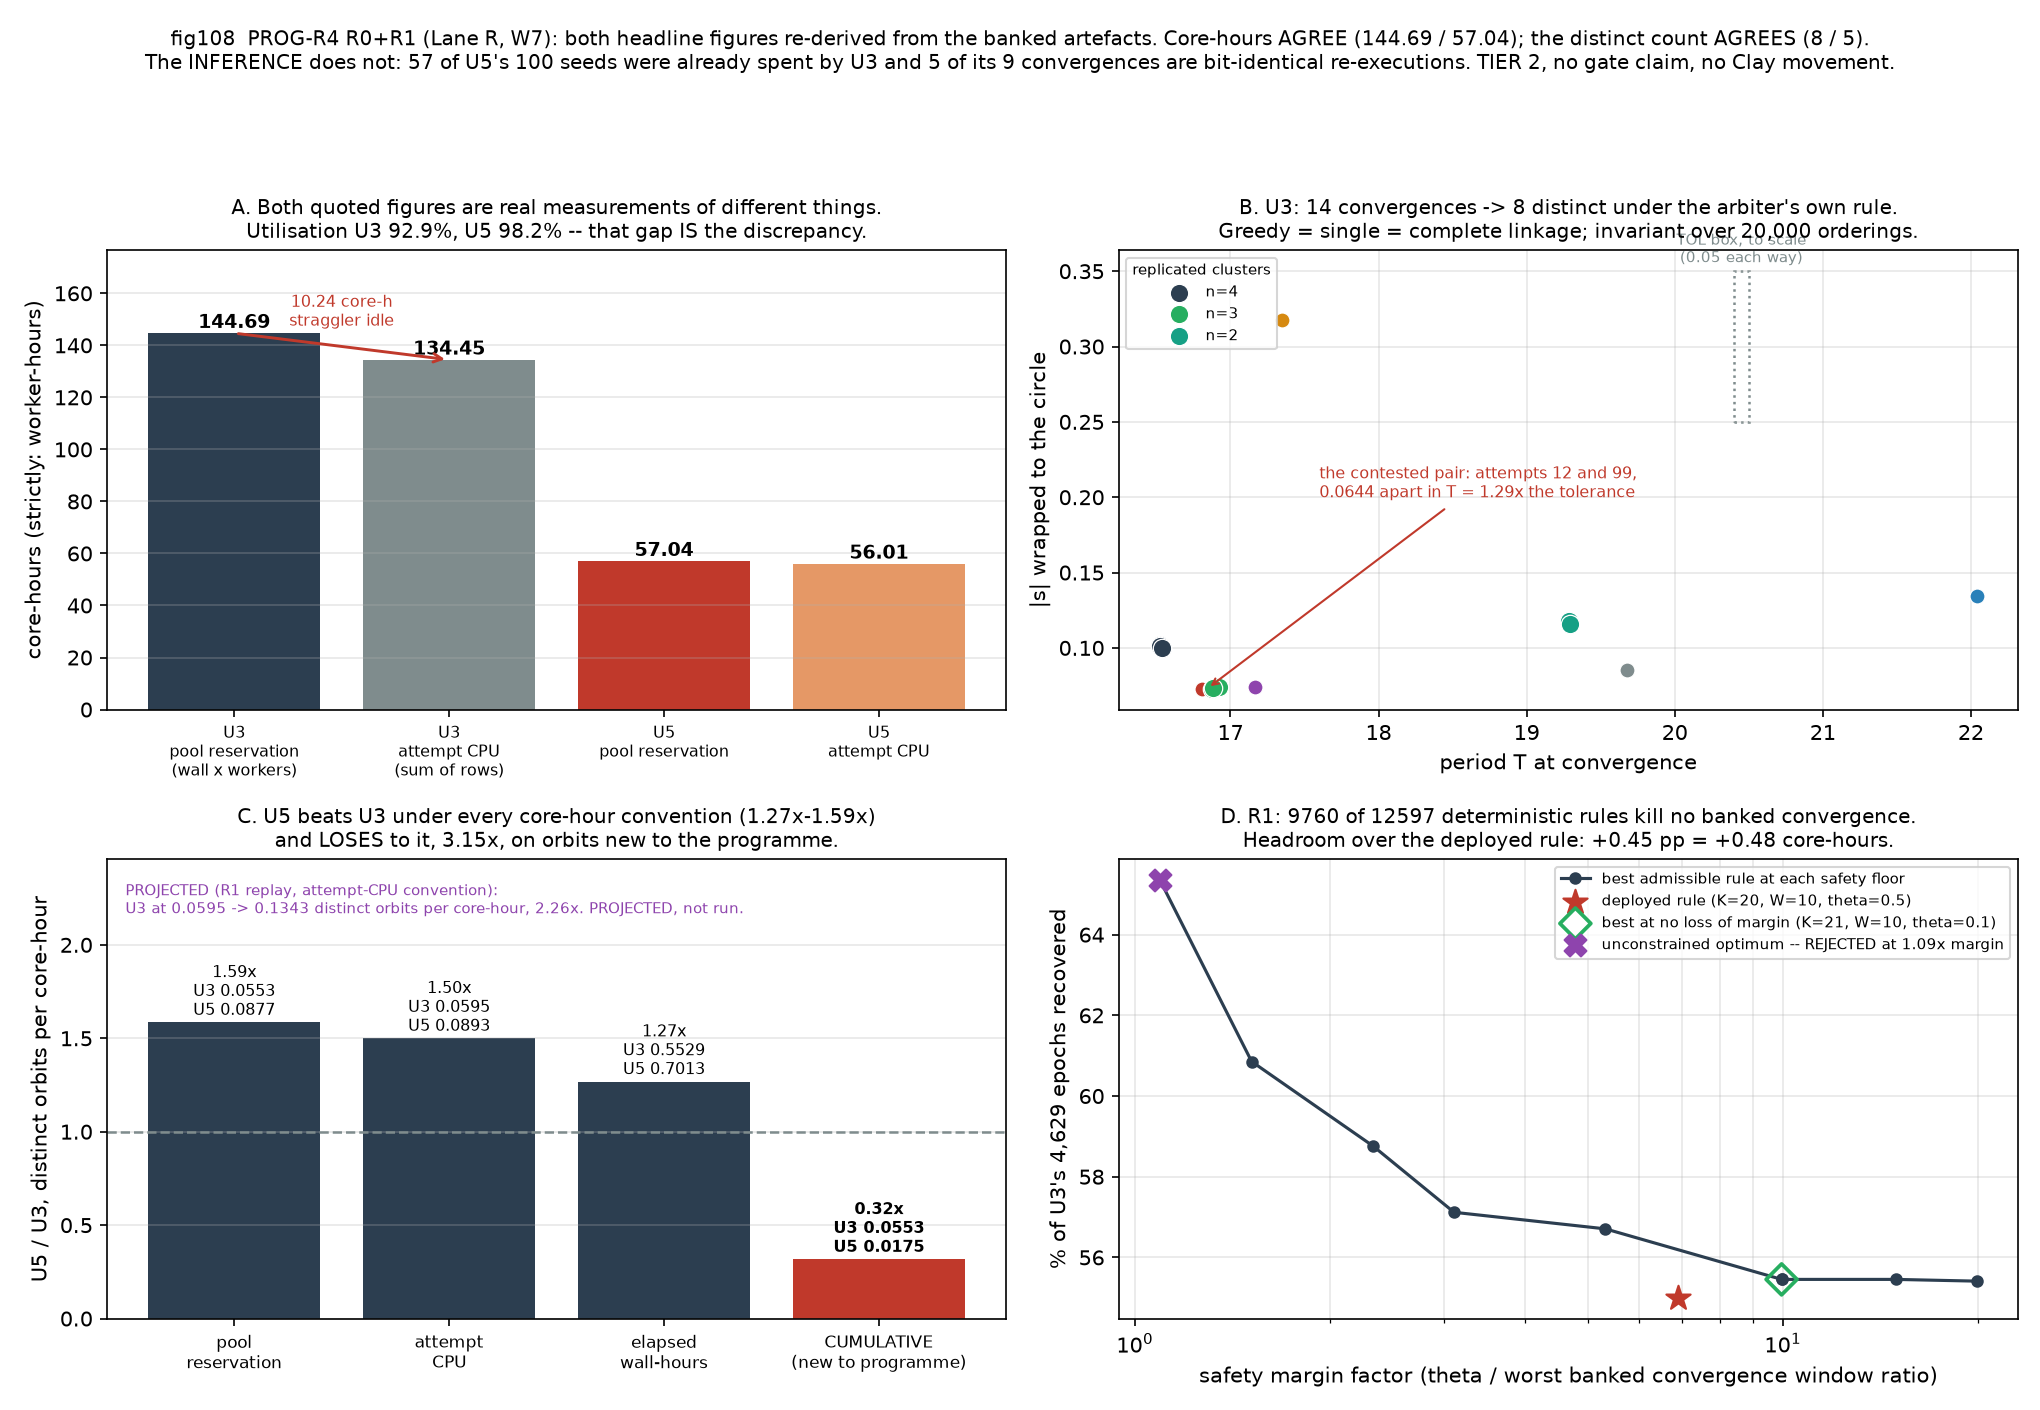

Reproduce this figure in Python.
"""fig108 -- PROG-R4 units R0 + R1 (Lane R, wall W7): the metric re-derived,
and the flatness abort measured.

Four panels, each a magnitude:

  A  CORE-HOURS. The two figures the programme quoted -- 144.69 and 134.45 --
     side by side with what each actually measures. Neither is a typo. The
     gap is pool utilisation, and it is drawn.

  B  THE DISTINCT COUNT. The 14 U3 convergences in the (T, |s|) plane the
     arbiter's rule actually operates in, with the tolerance box drawn to
     scale, so the reader can see that the count is 8 and where the one
     contested pair sits (0.064 apart, 1.29x the tolerance, in T alone).

  C  THE METRIC, three conventions and one reading. The three core-hour
     conventions all put U5 above U3. The cumulative reading -- orbits new to
     the PROGRAMME rather than to the run -- puts U5 below. Both are drawn,
     because reporting only the first is the failure this unit exists to catch.

  D  R1. Residual recovery against safety margin over the 9,760 rules in the
     swept family that kill no banked convergence, with the deployed rule and
     the best admissible rule marked. The headroom is the gap between them,
     and it is 0.45 percentage points.

NO GATE CLAIM AND NO CLAY CLAIM. G1 stays UNDER-RESOURCED. Every projected
quantity in panel C carries the literal label PROJECTED.

Data: writeup/data/p2_prog_r4_r0r1_v1.json (derived, banked by
      experiments/programme_r4/r0_metric.py and r1_flatness.py)
      writeup/data/p2_prog_r4_g1_v1.json (U3, read only, for panel B's points)
"""
import json
import math
import os

import matplotlib

matplotlib.use("Agg")
import matplotlib.pyplot as plt          # noqa: E402
from matplotlib.patches import Rectangle  # noqa: E402

HERE = os.path.dirname(os.path.abspath(__file__))
ROOT = os.path.dirname(os.path.dirname(HERE))
DATA = os.path.join(ROOT, "writeup", "data", "p2_prog_r4_r0r1_v1.json")
U3P = os.path.join(ROOT, "writeup", "data", "p2_prog_r4_g1_v1.json")
FIG = os.path.join(HERE, "fig108_prog_r4_r0r1.png")

TOL = 0.05
TWO_PI = 2.0 * math.pi
CHECKS = []


def check(name, ok, detail=""):
    CHECKS.append((name, bool(ok), detail))
    print("[%s] %s%s" % ("PASS" if ok else "FAIL", name, (" -- " + detail) if detail else ""))
    return bool(ok)


def wrap_abs(s):
    a = abs(float(s)) % TWO_PI
    return min(a, TWO_PI - a)


def main():
    with open(DATA) as fh:
        d = json.load(fh)
    with open(U3P) as fh:
        u3 = json.load(fh)
    r0, r1 = d["r0"], d["r1"]
    ch = r0["core_hours"]

    fig, axes = plt.subplots(2, 2, figsize=(13.6, 9.4))

    # ---------------------------------------------------------------- panel A
    ax = axes[0][0]
    labels = ["U3\npool reservation\n(wall x workers)", "U3\nattempt CPU\n(sum of rows)",
              "U5\npool reservation", "U5\nattempt CPU"]
    vals = [ch["U3"]["pool_reservation_core_hours"], ch["U3"]["attempt_cpu_core_hours"],
            ch["U5"]["pool_reservation_core_hours"], ch["U5"]["attempt_cpu_core_hours"]]
    cols = ["#2c3e50", "#7f8c8d", "#c0392b", "#e59866"]
    ax.bar(range(4), vals, color=cols)
    for i, v in enumerate(vals):
        ax.text(i, v + 2.0, "%.2f" % v, ha="center", fontsize=9, fontweight="bold")
    ax.set_xticks(range(4))
    ax.set_xticklabels(labels, fontsize=7.5)
    ax.set_ylabel("core-hours (strictly: worker-hours)")
    ax.set_ylim(0, max(vals) * 1.22)
    ax.set_title("A. Both quoted figures are real measurements of different things.\n"
                 "Utilisation U3 %.1f%%, U5 %.1f%% -- that gap IS the discrepancy."
                 % (100 * ch["U3"]["pool_utilisation"], 100 * ch["U5"]["pool_utilisation"]),
                 fontsize=9.5)
    ax.annotate("", xy=(1, ch["U3"]["attempt_cpu_core_hours"]),
                xytext=(0, ch["U3"]["pool_reservation_core_hours"]),
                arrowprops=dict(arrowstyle="->", color="#c0392b", lw=1.4))
    ax.text(0.5, (vals[0] + vals[1]) / 2 + 8, "10.24 core-h\nstraggler idle",
            ha="center", fontsize=7.5, color="#c0392b")
    ax.grid(alpha=0.3, axis="y")

    # ---------------------------------------------------------------- panel B
    ax = axes[0][1]
    pts = [(a["attempt"], a["T_converged"], wrap_abs(a["s_converged"]))
           for a in u3["attempts"] if a["success"]]
    clusters = r0["distinct"]["U3"]["clusters"]
    palette = ["#2c3e50", "#c0392b", "#27ae60", "#8e44ad",
               "#d68910", "#16a085", "#7f8c8d", "#2980b9"]
    for i, c in enumerate(clusters):
        xs = [p[1] for p in pts if p[0] in c["attempts"]]
        ys = [p[2] for p in pts if p[0] in c["attempts"]]
        ax.scatter(xs, ys, s=52 + 26 * (c["n"] > 1), color=palette[i % len(palette)],
                   zorder=3, edgecolor="white", linewidth=0.6,
                   label="n=%d" % c["n"] if c["n"] > 1 else None)
    nf = r0["distinct"]["U3"]["narrowest_failed_merge"]
    ax.plot(nf["T"], nf["abs_s"], color="#c0392b", lw=1.3, ls="--", zorder=2)
    ax.annotate("the contested pair: attempts %d and %d,\n"
                "%.4f apart in T = %.2fx the tolerance"
                % (nf["pair"][0], nf["pair"][1], nf["dT"], nf["as_multiple_of_tol"]),
                xy=(sum(nf["T"]) / 2, nf["abs_s"][0]), xytext=(17.6, 0.20),
                fontsize=7.5, color="#c0392b",
                arrowprops=dict(arrowstyle="->", color="#c0392b", lw=1.0))
    ax.add_patch(Rectangle((20.4, 0.25), 2 * TOL, 2 * TOL, fill=False,
                           edgecolor="#7f8c8d", lw=1.2, ls=":"))
    ax.text(20.4 + TOL, 0.25 + 2 * TOL + 0.006, "TOL box, to scale\n(0.05 each way)",
            ha="center", fontsize=7, color="#7f8c8d")
    ax.set_xlabel("period T at convergence")
    ax.set_ylabel("|s| wrapped to the circle")
    ax.set_title("B. U3: %d convergences -> %d distinct under the arbiter's own rule.\n"
                 "Greedy = single = complete linkage; invariant over 20,000 orderings."
                 % (r0["distinct"]["U3"]["n_convergences"],
                    r0["distinct"]["U3"]["n_distinct_leader_greedy_implemented"]),
                 fontsize=9.5)
    ax.legend(fontsize=7, title="replicated clusters", title_fontsize=7, loc="upper left")
    ax.grid(alpha=0.3)

    # ---------------------------------------------------------------- panel C
    ax = axes[1][0]
    va = r0["metric"]["variants"]
    cu = r0["metric"]["cumulative_reading"]
    names = ["pool\nreservation", "attempt\nCPU", "elapsed\nwall-hours",
             "CUMULATIVE\n(new to programme)"]
    u3v = [va["pool_reservation"]["U3"], va["attempt_cpu"]["U3"],
           va["elapsed_wall_hours"]["U3"], cu["U3"]["per_core_hour"]]
    u5v = [va["pool_reservation"]["U5"], va["attempt_cpu"]["U5"],
           va["elapsed_wall_hours"]["U5"], cu["U5"]["per_core_hour"]]
    # elapsed wall-hours is an order of magnitude larger; plot ratios instead so
    # the four readings are commensurable, and print the raw pair on each bar.
    ratios = [b / a for a, b in zip(u3v, u5v)]
    bcols = ["#2c3e50", "#2c3e50", "#2c3e50", "#c0392b"]
    ax.bar(range(4), ratios, color=bcols)
    ax.axhline(1.0, color="#7f8c8d", lw=1.2, ls="--")
    for i, r in enumerate(ratios):
        ax.text(i, r + 0.04, "%.2fx\nU3 %.4f\nU5 %.4f" % (r, u3v[i], u5v[i]),
                ha="center", fontsize=7.5,
                fontweight="bold" if i == 3 else "normal")
    pj = r1["projection"]
    ax.text(0.02, 0.95,
            "PROJECTED (R1 replay, attempt-CPU convention):\n"
            "U3 at %.4f -> %.4f distinct orbits per core-hour, %.2fx. PROJECTED, not run."
            % (pj["measured_distinct_orbits_per_core_hour_attempt_cpu"],
               pj["PROJECTED_distinct_orbits_per_core_hour_attempt_cpu"],
               pj["PROJECTED_factor"]),
            transform=ax.transAxes, fontsize=7.2, va="top", color="#8e44ad")
    ax.set_xticks(range(4))
    ax.set_xticklabels(names, fontsize=8)
    ax.set_ylabel("U5 / U3, distinct orbits per core-hour")
    ax.set_ylim(0, max(ratios) * 1.55)
    ax.set_title("C. U5 beats U3 under every core-hour convention (1.27x-1.59x)\n"
                 "and LOSES to it, %.2fx, on orbits new to the programme."
                 % (1.0 / cu["U5_over_U3"]), fontsize=9.5)
    ax.grid(alpha=0.3, axis="y")

    # ---------------------------------------------------------------- panel D
    ax = axes[1][1]
    fr = r1["sweep"]["frontier_best_u3_recovery_at_min_margin"]
    xs = [f["margin_factor"] for f in fr]
    ys = [100 * f["u3_fraction_recovered"] for f in fr]
    ax.plot(xs, ys, "o-", color="#2c3e50", lw=1.5, ms=5,
            label="best admissible rule at each safety floor")
    inc = r1["incumbent"]
    ax.scatter([inc["margin_factor_pooled"]],
               [100 * inc["U3"]["fraction_of_epochs_recovered"]],
               s=150, marker="*", color="#c0392b", zorder=5,
               label="deployed rule (K=20, W=10, theta=0.5)")
    hr = r1["headroom"]
    ax.scatter([hr["margin_factor"]], [100 * hr["best_admissible_u3_recovery"]],
               s=110, marker="D", facecolor="none", edgecolor="#27ae60", lw=1.8,
               zorder=5, label="best at no loss of margin (K=21, W=10, theta=0.1)")
    uo = r1["sweep"]["unconstrained_optimum"]
    ax.scatter([uo["margin_factor"]], [100 * uo["u3_fraction_recovered"]],
               s=110, marker="X", color="#8e44ad", zorder=5,
               label="unconstrained optimum -- REJECTED at %.2fx margin" % uo["margin_factor"])
    ax.set_xscale("log")
    ax.set_xlabel("safety margin factor (theta / worst banked convergence window ratio)")
    ax.set_ylabel("% of U3's 4,629 epochs recovered")
    ax.set_title("D. R1: %d of %d deterministic rules kill no banked convergence.\n"
                 "Headroom over the deployed rule: %+.2f pp = %+.2f core-hours."
                 % (r1["sweep"]["n_zero_false_kill"], r1["sweep"]["grid"]["n_rules"],
                    hr["headroom_percentage_points"], hr["headroom_core_hours_u3"]),
                 fontsize=9.5)
    ax.legend(fontsize=7, loc="upper right")
    ax.grid(alpha=0.3, which="both")

    fig.suptitle("fig108  PROG-R4 R0+R1 (Lane R, W7): both headline figures re-derived from the "
                 "banked artefacts. Core-hours AGREE (144.69 / 57.04); the distinct count AGREES "
                 "(8 / 5).\nThe INFERENCE does not: 57 of U5's 100 seeds were already spent by U3 "
                 "and 5 of its 9 convergences are bit-identical re-executions. TIER 2, no gate "
                 "claim, no Clay movement.", fontsize=9.5)
    fig.tight_layout(rect=(0, 0, 1, 0.93))
    fig.savefig(FIG, dpi=150)
    print("wrote %s" % FIG)

    # ------------------------------------------------------------- the checks
    check("panel A plots the two core-hour conventions banked in the JSON",
          abs(vals[0] - 144.6888) < 5e-4 and abs(vals[1] - 134.4475) < 5e-4,
          "144.6888 pool / 134.4475 attempt CPU")
    check("panel A's utilisation gap equals 144.6888 - 134.4475",
          abs((vals[0] - vals[1]) - 10.2413) < 5e-4)
    check("panel B plots all 14 U3 convergences, no more and no fewer",
          len(pts) == 14 and sum(c["n"] for c in clusters) == 14)
    check("panel B draws exactly 8 clusters",
          len(clusters) == 8
          == r0["distinct"]["U3"]["n_distinct_leader_greedy_implemented"])
    check("panel B's contested pair is separated in T alone, at 1.29x TOL",
          abs(nf["dT"] - nf["chebyshev_distance"]) < 1e-12
          and abs(nf["as_multiple_of_tol"] - 1.2883) < 5e-4)
    check("panel C's three conventions all exceed 1.0",
          all(r > 1.0 for r in ratios[:3]),
          "%.3f, %.3f, %.3f" % tuple(ratios[:3]))
    check("panel C's cumulative reading is below 1.0 and is drawn in red",
          ratios[3] < 1.0 and bcols[3] == "#c0392b",
          "%.4f -- U5 is %.2fx worse on orbits new to the programme"
          % (ratios[3], 1.0 / ratios[3]))
    check("every projected number in panel C carries the literal label PROJECTED",
          "PROJECTED" in ax.get_figure().axes[2].texts[-1].get_text()
          and pj["LABEL"] == "PROJECTED")
    check("panel D's deployed rule sits at 55.0% recovery and a 6.90x margin",
          abs(100 * inc["U3"]["fraction_of_epochs_recovered"] - 55.00) < 5e-2
          and abs(inc["margin_factor_pooled"] - 6.9016) < 5e-4)
    check("panel D's headroom is the +0.45 pp gap it annotates",
          abs(hr["headroom_percentage_points"] - 0.4537) < 5e-4
          and abs(hr["best_admissible_u3_recovery"]
                  - inc["U3"]["fraction_of_epochs_recovered"]
                  - hr["headroom_percentage_points"] / 100.0) < 1e-9)
    check("panel D's rejected optimum is labelled as rejected, at 1.09x margin",
          abs(uo["margin_factor"] - 1.0937) < 5e-4 and "NOT ADOPTED" in uo["why_rejected"])
    check("the figure makes no gate claim and no Clay claim",
          d["clay_movement"].startswith("none"))

    bad = [n for n, ok, _ in CHECKS if not ok]
    print("\n%d/%d checks passed" % (len(CHECKS) - len(bad), len(CHECKS)))
    if bad:
        print("FAILED: " + ", ".join(bad))
    return 1 if bad else 0


if __name__ == "__main__":
    raise SystemExit(main())
